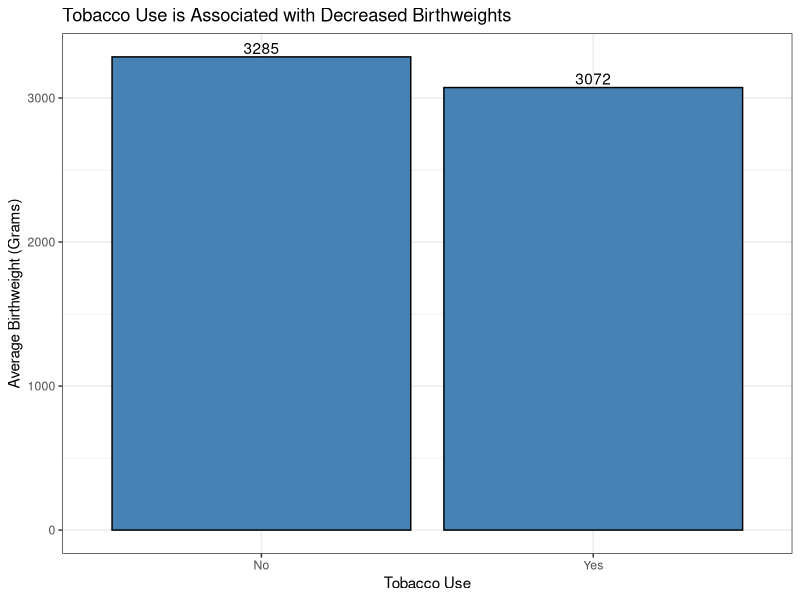
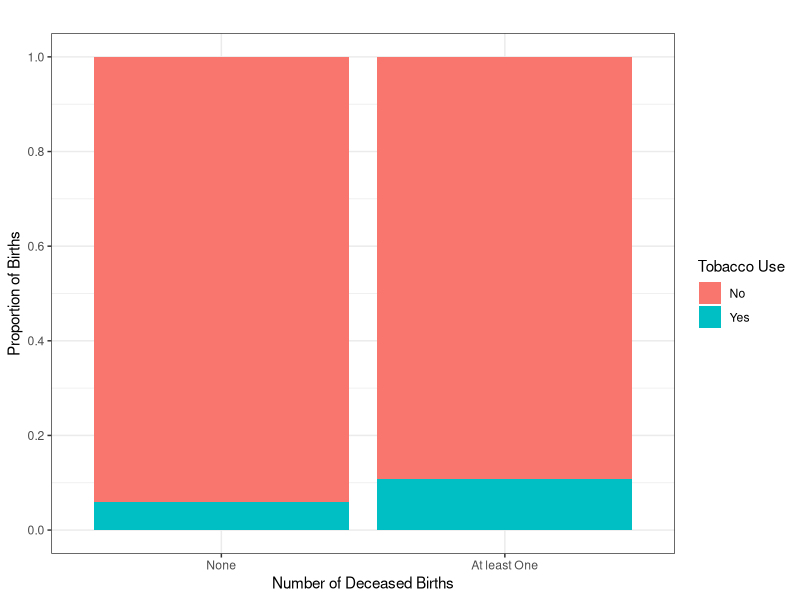

Generate these figures, in order, with R:
## ---- chunk 1
knitr::opts_chunk$set(echo = TRUE)
## ---- chunk 2
#read data
maternity_df = read.csv('maternity.csv')
## ---- chunk 3
library(tidyverse)
## ---- chunk 4
head(maternity_df)

#sum(maternity_df$Births) #3,744,389 individual obs

#dim(maternity_df) #842 obs, 13 var

#Do i have to list all var or only relevant var, how to display good looking data table in html
## ---- chunk 5
#Hypothesis 1

#create dataset with counterfactual
h1_df = filter(maternity_df, TobaccoUse %in% c("Yes", "No"), PrePregnancyDiabetes == "No", PrePregnancyHypertension == "No",
               PriorBirthsNowDeceased == "0")

#Calculate standard deviation in group using rep(AverageBirthWeight, births)
h1_df_no = filter(h1_df, TobaccoUse == "No")

no_hold = NULL

for(i in 1:length(h1_df_no)){
  
  temp = rep(h1_df_no[i,]$AverageBirthWeight, h1_df_no[i,]$Births)
  
  no_hold = c(no_hold, temp)  
}

h1_df_yes = filter(h1_df, TobaccoUse == "Yes")

yes_hold = NULL

for(i in 1:length(h1_df_yes)){
  
  temp = rep(h1_df_yes[i,]$AverageBirthWeight, h1_df_yes[i,]$Births)
  
  yes_hold = c(yes_hold, temp)
  
}

#Barplot with CI (The CI are so small bc the n is so large)
h1_df %>%
  group_by(TobaccoUse) %>%
  summarise(true_count = sum(Births), 
            mean_AverageBirthWeight = mean(AverageBirthWeight)) %>%
  mutate(total = sum(true_count),
         sd = c(sd(no_hold), sd(yes_hold)),
         margin = qt(0.975, df = true_count - 1)*sd/sqrt(true_count),
         lower = mean_AverageBirthWeight - margin,
         upper = mean_AverageBirthWeight + margin) %>%
  ggplot(aes(x = TobaccoUse, y = mean_AverageBirthWeight)) +
  geom_col(col = "black", fill = "steelblue") +
  #geom_errorbar(aes(ymin = lower,ymax = upper), color = "red") + #CI
  #coord_cartesian(ylim = c(3000, 3500)) + #Zoom in
  geom_text(aes(label = round(mean_AverageBirthWeight, 0)), vjust = -0.25) + #text label
  theme_bw() + 
  labs(title = "Tobacco Use is Associated with Decreased Birthweights", x = "Tobacco Use", y = "Average Birthweight (Grams)")
## ---- chunk 6
#Hypothesis 2


## ---- chunk 7
#Hypothesis 3
positions = c("None", "At least One")

filter(maternity_df, PriorBirthsNowDeceased != "Unknown", TobaccoUse != "Unknown") %>%
  mutate(new_dead_baby = ifelse(PriorBirthsNowDeceased == "0", "None", "At least One")) %>%
  group_by(new_dead_baby, TobaccoUse) %>%
  summarise(count = sum(Births)) %>%
  mutate(total = sum(count),
         prop = round(count/total, 5)) %>%
  ggplot(aes(x = new_dead_baby, y = prop, fill = TobaccoUse)) +
  geom_col() + 
  scale_x_discrete(limits = positions) + #set positions of bars
  scale_y_continuous(breaks = seq(0, 1, by = 0.2)) +
  theme_bw() +
  labs(title = "", x = "Number of Deceased Births", y = "Proportion of Births", fill = "Tobacco Use")
## ---- chunk 8
#Cluster based on two continuous variables (e.g., BMI, Birth Weight)
